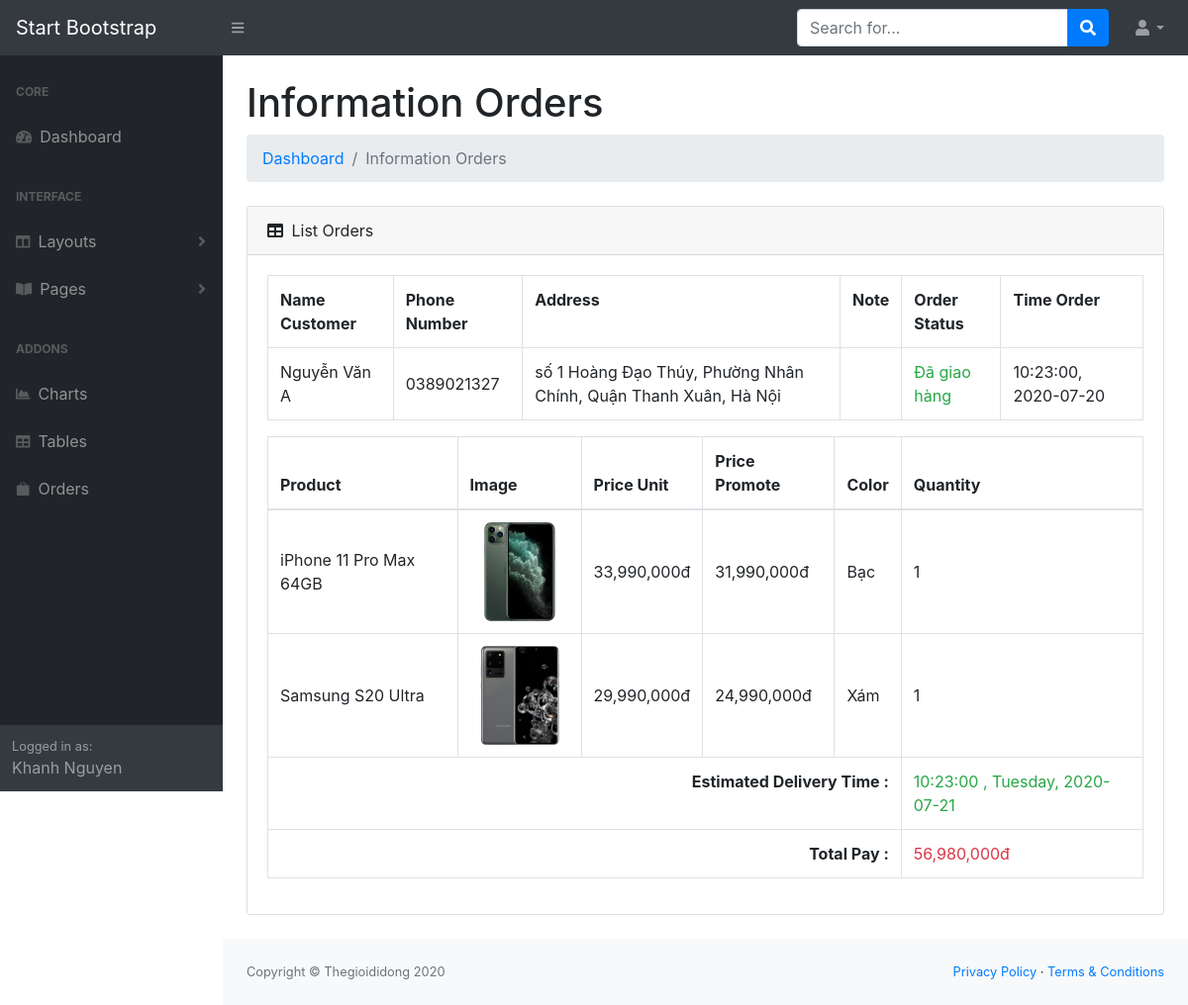
The page /login/admin/dist/info_orders.php?id=1 on the database its author committed.
### tables this page shows
CREATE TABLE `orders` (
  `OrderID` int(11) NOT NULL,
  `Product` varchar(225) DEFAULT NULL,
  `Image` varchar(225) NOT NULL,
  `PriceUnit` int(11) DEFAULT NULL,
  `PricePromote` int(11) DEFAULT NULL,
  `Color` varchar(50) DEFAULT NULL,
  `Quantity` int(11) DEFAULT NULL,
  `TotalPay` int(11) DEFAULT NULL,
  `OrderDate` varchar(225) NOT NULL,
  `EstimatedDeliveryTime` varchar(225) NOT NULL,
  `CustomID` int(11) DEFAULT NULL
);

CREATE TABLE `customer` (
  `CustomID` int(11) NOT NULL,
  `FullName` varchar(225) DEFAULT NULL,
  `Gender` varchar(10) DEFAULT NULL,
  `PhoneNumber` int(11) DEFAULT NULL,
  `Email` varchar(50) DEFAULT NULL,
  `Address` varchar(225) DEFAULT NULL,
  `NoteCart` varchar(225) NOT NULL,
  `TotalPay` int(11) NOT NULL,
  `CreateTime` varchar(225) NOT NULL,
  `Status` tinyint(1) NOT NULL
);

### login/admin/dist/info_orders.php (the view, shortened to what this page needs)
<?php
    require'../../../libs/function.php';
    $CustomID = $_GET['id'];
    function info_order($CustomID){
        global $conn;
        $sql = "SELECT * FROM orders JOIN customer ON orders.CustomID = customer.CustomID WHERE orders.CustomID = '$CustomID'";
            $query = mysqli_query($conn, $sql);
            $result = array();
            if($query) {
                while($row = mysqli_fetch_assoc($query)){
                    $result[] = $row;
                }
            }
        return $result;
    }
    $detail = info_order($CustomID);
?>
<!DOCTYPE html>
<html lang="en">
    <head>
        <link href="css/styles.css" rel="stylesheet" />
    </head>
    <body class="sb-nav-fixed">
        <nav class="sb-topnav navbar navbar-expand navbar-dark bg-dark">
            <a class="navbar-brand" href="index.html">Start Bootstrap</a>
            <button class="btn btn-link btn-sm order-1 order-lg-0" id="sidebarToggle" href="#"><i class="fas fa-bars"></i></button>
            <form class="d-none d-md-inline-block form-inline ml-auto mr-0 mr-md-3 my-2 my-md-0">
                <div class="input-group">
                    <input class="form-control" type="text" placeholder="Search for..." aria-label="Search" aria-describedby="basic-addon2" />
                    <div class="input-group-append">
                        <button class="btn btn-primary" type="button"><i class="fas fa-search"></i></button>
                    </div>
                </div>
            </form>
            <ul class="navbar-nav ml-auto ml-md-0">
                <li class="nav-item dropdown">
                    <a class="nav-link dropdown-toggle" id="userDropdown" href="#" role="button" data-toggle="dropdown" aria-haspopup="true" aria-expanded="false"><i class="fas fa-user fa-fw"></i></a>
                </li>
            </ul>
        </nav>
        <div id="layoutSidenav">
            <div id="layoutSidenav_nav">
                <nav class="sb-sidenav accordion sb-sidenav-dark" id="sidenavAccordion">
                    <div class="sb-sidenav-menu">
                        <div class="nav">
                            <div class="sb-sidenav-menu-heading">Core</div>
                            <a class="nav-link" href="index.php">
                                <div class="sb-nav-link-icon"><i class="fas fa-tachometer-alt"></i></div>
                                Dashboard
                            </a>
                            <div class="sb-sidenav-menu-heading">Interface</div>
                            <a class="nav-link collapsed" href="#" data-toggle="collapse" data-target="#collapseLayouts" aria-expanded="false" aria-controls="collapseLayouts">
                                <div class="sb-nav-link-icon"><i class="fas fa-columns"></i></div>
                                Layouts
                                <div class="sb-sidenav-collapse-arrow"><i class="fas fa-angle-down"></i></div>
                            </a>
                            <a class="nav-link collapsed" href="#" data-toggle="collapse" data-target="#collapsePages" aria-expanded="false" aria-controls="collapsePages">
                                <div class="sb-nav-link-icon"><i class="fas fa-book-open"></i></div>
                                Pages
                                <div class="sb-sidenav-collapse-arrow"><i class="fas fa-angle-down"></i></div>
                            </a>
                            <div class="sb-sidenav-menu-heading">Addons</div>
                            <a class="nav-link" href="charts.php">
                                <div class="sb-nav-link-icon"><i class="fas fa-chart-area"></i></div>
                                Charts
                            </a>
                            <a class="nav-link" href="tables.php">
                                <div class="sb-nav-link-icon"><i class="fas fa-table"></i></div>
                                Tables
                            </a>
                            <a class="nav-link" href="orders.php">
                                <div class="sb-nav-link-icon" style="display: flex">
                                    <svg width="1em" height="1em" viewBox="0 0 16 16" class="bi bi-bag-fill" fill="currentColor" xmlns="http://www.w3.org/2000/svg">
                                        <path d="M1 4h14v10a2 2 0 0 1-2 2H3a2 2 0 0 1-2-2V4zm7-2.5A2.5 2.5 0 0 0 5.5 4h-1a3.5 3.5 0 1 1 7 0h-1A2.5 2.5 0 0 0 8 1.5z"/>
                                    </svg>
                                </div>
                               Orders
                            </a>
                        </div>
                    </div>
                    <div class="sb-sidenav-footer">
                        <div class="small">Logged in as:</div>
                        Khanh Nguyen
                    </div>
                </nav>
            </div>
            <div id="layoutSidenav_content">
                <main>
                    <div class="container-fluid">
                        <h1 class="mt-4">Information Orders</h1>
                        <ol class="breadcrumb mb-4">
                            <li class="breadcrumb-item"><a href="index.php">Dashboard</a></li>
                            <li class="breadcrumb-item active">Information Orders</li>
                        </ol>
                        <div class="card mb-4">
                            <div class="card-header">
                                <i class="fas fa-table mr-1"></i>
                                List Orders
                            </div>
                            <div class="card-body">
                                <div class="table-responsive">
                                    <table class="table table-bordered" width="100%" cellspacing="0">
                                        <tr>
                                            <th>Name Customer</th>
                                            <th>Phone Number</th>
                                            <th>Address</th>
                                            <th>Note</th>
                                            <th>Order Status</th>
                                            <th>Time Order</th>
                                        </tr>
                                        <tr>
                                            <?php foreach ($detail as $data) {?>
                                            <td><?php echo $data['FullName']; ?></td>
                                            <td>0<?php echo $data['PhoneNumber']; ?></td>
                                            <td><?php echo $data['Address']; ?></td>
                                            <td><?php echo $data['NoteCart']; ?></td>
                                            <td><?php if($data['Status']==0){ echo "<div class='text-danger'>Chưa giao hàng</div>";}else echo "<div class='text-success'>Đã giao hàng</div>"; ?></td>
                                            <td><?php echo $data['CreateTime']; ?></td>
                                        </tr><?php break; }?>
                                    </table>
                                    <table class="table table-bordered" width="100%" cellspacing="0">
                                        <thead>
                                            <tr>
                                                <th>Product</th>
                                                <th>Image</th>
                                                <th>Price Unit</th>
                                                <th>Price Promote</th>
                                                <th>Color </th>
                                                <th>Quantity</th>
                                            </tr>
                                        </thead>
                                        <tbody>
                                            <tr>
                                                <?php foreach ($detail as $data) {?>
                                                <td><?php echo $data['Product']; ?></td>
                                                <td><img src="../../../<?php echo $data['Image']; ?>" height=100></td>
                                                <td><?php echo number_format($data['PriceUnit']); ?>đ</td>
                                                <td><?php echo number_format($data['PricePromote']); ?>đ</td>
                                                <td><?php echo $data['Color'] ?></td>
                                                <td><?php echo $data['Quantity']; ?></td>
                                            </tr>
                                                <?php } ?>
                                            <tr>
                                                <th colspan="5" style="text-align: right;">Estimated Delivery Time : </th>
                                                <td class="text-success"><?php echo $data['EstimatedDeliveryTime']; ?></td>
                                            </tr>
                                            <tr>
                                                <th colspan="5" style="text-align: right;">Total Pay : </th>
                                                <td class="text-danger"><?php echo number_format($data['TotalPay']); ?>đ</td>
                                            </tr>
                                        </tbody>
                                    </table>
                                </div>
                            </div>
                        </div>
                    </div>
                </main>
                <footer class="py-4 bg-light mt-auto">
                    <div class="container-fluid">
                        <div class="d-flex align-items-center justify-content-between small">
                            <div class="text-muted">Copyright &copy; Thegioididong 2020</div>
                            <div>
                                <a href="#">Privacy Policy</a>
                                &middot;
                                <a href="#">Terms &amp; Conditions</a>
                            </div>
                        </div>
                    </div>
                </footer>
            </div>
        </div>
    </body>
</html>

### login/admin/dist/info_orders.php (style rules this page uses)
.table td { vertical-align: middle; }

### rows shown on the page
orders: CustomID.FullName "Nguyễn Văn A", CustomID.PhoneNumber "389021327", CustomID.Address "số 1 Hoàng Đạo Thúy, Phường Nhân Chính, Quận Thanh Xuân, Hà Nội", CustomID.CreateTime "10:23:00, 2020-07-20", Product "iPhone 11 Pro Max 64GB", Image (picture), PriceUnit "33,990,000", PricePromote "31,990,000", Color "Bạc", Quantity "1"
orders: Product "Samsung S20 Ultra", Image (picture), PriceUnit "29,990,000", PricePromote "24,990,000", Color "Xám", Quantity "1", EstimatedDeliveryTime "10:23:00 , Tuesday, 2020-07-21"
customer: TotalPay "56,980,000"
